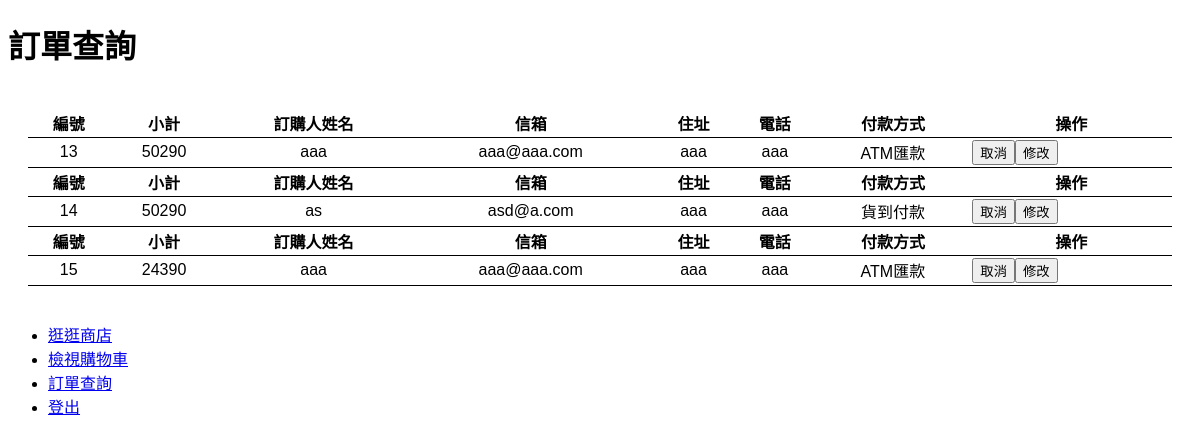
/search.php (signed in), run on an earlier commit of the app's database.
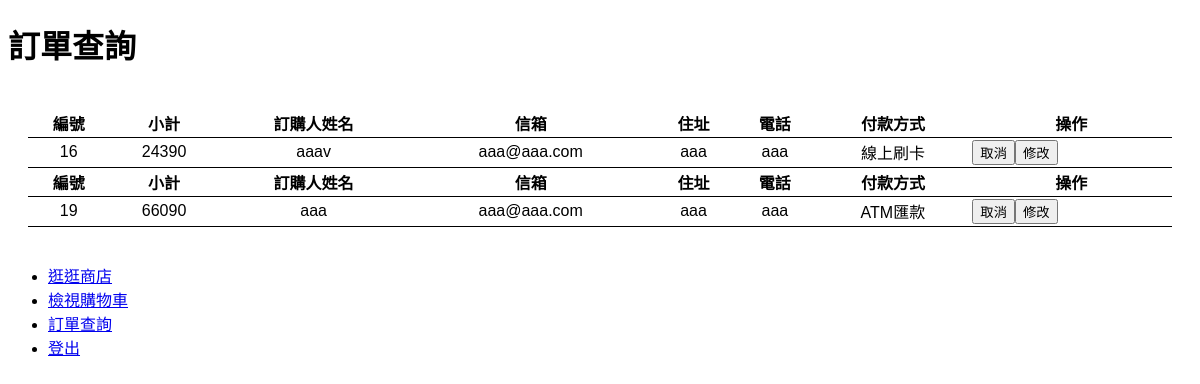
And on a later commit of the database.
### tables this page shows
CREATE TABLE `order` (
  `orderid` int(10) UNSIGNED NOT NULL,
  `m_id` int(11) UNSIGNED NOT NULL,
  `total` int(10) UNSIGNED DEFAULT NULL,
  `customername` varchar(100) DEFAULT NULL,
  `customeremail` varchar(100) DEFAULT NULL,
  `customeraddress` varchar(100) DEFAULT NULL,
  `customerphone` varchar(100) DEFAULT NULL,
  `paytype` enum('ATM匯款','線上刷卡','貨到付款') DEFAULT 'ATM匯款'
);

### search.php (the view, shortened to what this page needs)
<?php
require_once('connMysql.php');
if($_SESSION["memberLevel"] == "admin"){
    $query_RecOrder = "SELECT * FROM `order` ORDER BY `order`.`orderid` ASC";
    $stmt = $db_link->prepare($query_RecOrder);
    $stmt->execute();
    $RecOrder = $stmt->get_result();
}else{
    $query_RecOrder = "SELECT * FROM `order` WHERE m_id = '{$_SESSION["userId"]}' ORDER BY `order`.`orderid` ASC";
    $stmt = $db_link->prepare($query_RecOrder);
    $stmt->execute();
    $RecOrder = $stmt->get_result();
}
?>
<!DOCTYPE html>
<html lang="zh-TW">
<head>
    <link href="http://code.jquery.com/mobile/1.4.5/jquery.mobile-1.4.5.min.css" rel="stylesheet" type="text/css" />
</head>
<body>
    <div data-position="fixed" data-role="header" data-position="fixed">
        <h1>訂單查詢</h1>
    </div>
    <main>
        <table width="100%" border="0" cellpadding="2" cellspacing="0" class="datatable">
            <?php while ($row_RecOrder = $RecOrder->fetch_assoc()) { ?>
                <tr class="vertical-align-top" >
                    <th>編號</th>
                    <th>小計</th>
                    <th>訂購人姓名</th>
                    <th>信箱</th>
                    <th>住址</th>
                    <th>電話</th>
                    <th>付款方式</th>
                    <th class="op">操作</th>
                </tr>
                <tr class="vertical-align-middle">
                    <td align="center"><?php echo $row_RecOrder['orderid']; ?></td>
                    <td align="center"><?php echo $row_RecOrder['total']; ?></td>
                    <td align="center"><?php echo $row_RecOrder['customername']; ?></td>
                    <td align="center"><?php echo $row_RecOrder['customeremail']; ?></td>
                    <td align="center"><?php echo $row_RecOrder['customeraddress']; ?></td>
                    <td align="center"><?php echo $row_RecOrder['customerphone']; ?></td>
                    <td align="center"><?php echo $row_RecOrder['paytype']; ?></td>
                    <td class="button-container"><button type="button" class="cancel my-button" data-orderid="<?php echo $row_RecOrder['orderid']; ?>">取消</button><button type="button" class="edit my-button" data-orderid="<?php echo $row_RecOrder['orderid']; ?>">修改</button></td>
                </tr>
            <?php } ?>
        </table>
    </main>
    <div data-role="footer" data-position="fixed">
        <div data-role="navbar">
            <ul>
                <li><a href="index.php" data-icon="grid">逛逛商店</a></li>
                <li><a href="cart.php" data-icon="star" data-ajax="false">檢視購物車</a></li>
                <li><a href="search.php" data-icon="search" data-ajax="false" class="ui-btn-active">訂單查詢</a></li>
                <li><a href="?logout=true" data-icon="gear" data-ajax="false">登出</a></li>
            </ul>
        </div>
    </div>
</body>
</html>

### search.php (style rules this page uses)
body { font-family: sans-serif; background-color: #ffffff; }
main { padding: 20px; }
.datatable { border-collapse: collapse; }
.datatable tr { border-bottom: 1px solid #000; }

What changed in the data, as far as the page shows it:
removed order: orderid "13", total "50290", customername "aaa", customeremail "aaa@aaa.com", customeraddress "aaa", customerphone "aaa", paytype "ATM匯款"
removed order: orderid "14", total "50290", customername "as", customeremail "asd@a.com", customeraddress "aaa", customerphone "aaa", paytype "貨到付款"
removed order: orderid "15", total "24390", customername "aaa", customeremail "aaa@aaa.com", customeraddress "aaa", customerphone "aaa", paytype "ATM匯款"
added order: orderid "16", total "24390", customername "aaav", customeremail "aaa@aaa.com", customeraddress "aaa", customerphone "aaa", paytype "線上刷卡"
added order: orderid "19", total "66090", customername "aaa", customeremail "aaa@aaa.com", customeraddress "aaa", customerphone "aaa", paytype "ATM匯款"
